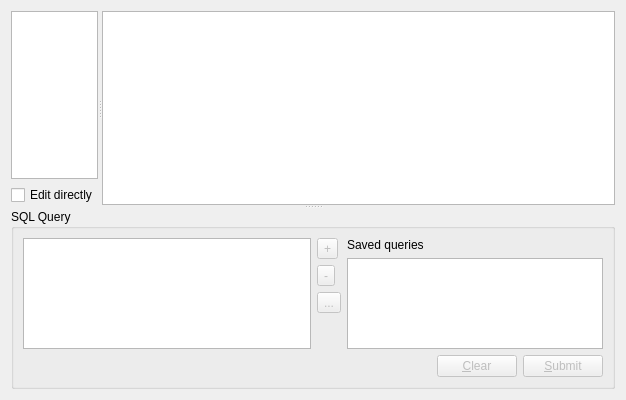
<?xml version="1.0" encoding="UTF-8"?>
<ui version="4.0">
 <class>Browser</class>
 <widget class="QWidget" name="Browser">
  <property name="geometry">
   <rect>
    <x>0</x>
    <y>0</y>
    <width>626</width>
    <height>400</height>
   </rect>
  </property>
  <property name="windowTitle">
   <string>SQL Browser</string>
  </property>
  <property name="windowIcon">
   <iconset resource="resources.qrc">
    <normaloff>:/Icons/icons/Database.png</normaloff>:/Icons/icons/Database.png</iconset>
  </property>
  <layout class="QGridLayout" name="gridLayout_3">
   <item row="0" column="0">
    <widget class="QSplitter" name="splitter_2">
     <property name="orientation">
      <enum>Qt::Vertical</enum>
     </property>
     <widget class="QSplitter" name="splitter">
      <property name="orientation">
       <enum>Qt::Horizontal</enum>
      </property>
      <widget class="QWidget" name="">
       <layout class="QVBoxLayout" name="verticalLayout">
        <item>
         <widget class="ConnectionWidget" name="connectionWidget">
          <property name="sizePolicy">
           <sizepolicy hsizetype="Ignored" vsizetype="Expanding">
            <horstretch>1</horstretch>
            <verstretch>0</verstretch>
           </sizepolicy>
          </property>
         </widget>
        </item>
        <item>
         <widget class="QCheckBox" name="edit_checkBox">
          <property name="text">
           <string>Edit directly</string>
          </property>
         </widget>
        </item>
       </layout>
      </widget>
      <widget class="QTableView" name="table">
       <property name="sizePolicy">
        <sizepolicy hsizetype="Expanding" vsizetype="Expanding">
         <horstretch>2</horstretch>
         <verstretch>0</verstretch>
        </sizepolicy>
       </property>
       <property name="contextMenuPolicy">
        <enum>Qt::ActionsContextMenu</enum>
       </property>
       <property name="selectionBehavior">
        <enum>QAbstractItemView::SelectRows</enum>
       </property>
      </widget>
     </widget>
     <widget class="QGroupBox" name="groupBox">
      <property name="sizePolicy">
       <sizepolicy hsizetype="Preferred" vsizetype="MinimumExpanding">
        <horstretch>0</horstretch>
        <verstretch>0</verstretch>
       </sizepolicy>
      </property>
      <property name="maximumSize">
       <size>
        <width>16777215</width>
        <height>180</height>
       </size>
      </property>
      <property name="title">
       <string>SQL Query</string>
      </property>
      <layout class="QGridLayout" name="gridLayout_2">
       <item row="0" column="0">
        <widget class="QTextEdit" name="sqlEdit">
         <property name="sizePolicy">
          <sizepolicy hsizetype="Expanding" vsizetype="MinimumExpanding">
           <horstretch>3</horstretch>
           <verstretch>0</verstretch>
          </sizepolicy>
         </property>
         <property name="minimumSize">
          <size>
           <width>0</width>
           <height>18</height>
          </size>
         </property>
         <property name="baseSize">
          <size>
           <width>0</width>
           <height>120</height>
          </size>
         </property>
        </widget>
       </item>
       <item row="0" column="1">
        <layout class="QGridLayout" name="gridLayout">
         <property name="sizeConstraint">
          <enum>QLayout::SetFixedSize</enum>
         </property>
         <item row="0" column="0" rowspan="2">
          <widget class="QToolButton" name="add_toolButton">
           <property name="enabled">
            <bool>false</bool>
           </property>
           <property name="text">
            <string>+</string>
           </property>
           <property name="icon">
            <iconset resource="resources.qrc">
             <normaloff>:/Icons/icons/Plus.png</normaloff>:/Icons/icons/Plus.png</iconset>
           </property>
          </widget>
         </item>
         <item row="0" column="1">
          <widget class="QLabel" name="label">
           <property name="text">
            <string>Saved queries</string>
           </property>
          </widget>
         </item>
         <item row="1" column="1" rowspan="4">
          <widget class="QListView" name="views_listView">
           <property name="sizePolicy">
            <sizepolicy hsizetype="Maximum" vsizetype="Expanding">
             <horstretch>0</horstretch>
             <verstretch>0</verstretch>
            </sizepolicy>
           </property>
          </widget>
         </item>
         <item row="2" column="0">
          <widget class="QToolButton" name="remove_toolButton">
           <property name="enabled">
            <bool>false</bool>
           </property>
           <property name="text">
            <string>-</string>
           </property>
           <property name="icon">
            <iconset resource="resources.qrc">
             <normaloff>:/Icons/icons/Minus.png</normaloff>:/Icons/icons/Minus.png</iconset>
           </property>
          </widget>
         </item>
         <item row="3" column="0">
          <widget class="QToolButton" name="start_toolButton">
           <property name="enabled">
            <bool>false</bool>
           </property>
           <property name="text">
            <string>...</string>
           </property>
           <property name="icon">
            <iconset resource="resources.qrc">
             <normaloff>:/Icons/icons/Start.png</normaloff>:/Icons/icons/Start.png</iconset>
           </property>
          </widget>
         </item>
         <item row="4" column="0">
          <spacer name="verticalSpacer">
           <property name="orientation">
            <enum>Qt::Vertical</enum>
           </property>
           <property name="sizeHint" stdset="0">
            <size>
             <width>20</width>
             <height>57</height>
            </size>
           </property>
          </spacer>
         </item>
        </layout>
       </item>
       <item row="1" column="0" colspan="2">
        <layout class="QHBoxLayout" name="horizontalLayout">
         <item>
          <spacer name="spacer">
           <property name="orientation">
            <enum>Qt::Horizontal</enum>
           </property>
           <property name="sizeHint" stdset="0">
            <size>
             <width>40</width>
             <height>20</height>
            </size>
           </property>
          </spacer>
         </item>
         <item>
          <widget class="QPushButton" name="clearButton">
           <property name="enabled">
            <bool>false</bool>
           </property>
           <property name="text">
            <string>&amp;Clear</string>
           </property>
          </widget>
         </item>
         <item>
          <widget class="QPushButton" name="submitButton">
           <property name="enabled">
            <bool>false</bool>
           </property>
           <property name="text">
            <string>&amp;Submit</string>
           </property>
          </widget>
         </item>
        </layout>
       </item>
      </layout>
      <zorder>views_listView</zorder>
      <zorder>sqlEdit</zorder>
      <zorder></zorder>
      <zorder>label</zorder>
     </widget>
    </widget>
   </item>
  </layout>
  <action name="insertRowAction">
   <property name="enabled">
    <bool>false</bool>
   </property>
   <property name="icon">
    <iconset resource="resources.qrc">
     <normaloff>:/Icons/icons/Plus.png</normaloff>:/Icons/icons/Plus.png</iconset>
   </property>
   <property name="text">
    <string>&amp;Insert Row</string>
   </property>
   <property name="statusTip">
    <string>Inserts a new Row</string>
   </property>
  </action>
  <action name="deleteRowAction">
   <property name="enabled">
    <bool>false</bool>
   </property>
   <property name="icon">
    <iconset resource="resources.qrc">
     <normaloff>:/Icons/icons/Cancel.png</normaloff>:/Icons/icons/Cancel.png</iconset>
   </property>
   <property name="text">
    <string>&amp;Delete Row</string>
   </property>
   <property name="statusTip">
    <string>Deletes the current Row</string>
   </property>
  </action>
  <action name="actionPrint">
   <property name="icon">
    <iconset resource="resources.qrc">
     <normaloff>:/Icons/icons/Printer.png</normaloff>:/Icons/icons/Printer.png</iconset>
   </property>
   <property name="text">
    <string>&amp;Print</string>
   </property>
   <property name="toolTip">
    <string>Print</string>
   </property>
   <property name="statusTip">
    <string>Print table content</string>
   </property>
  </action>
 </widget>
 <customwidgets>
  <customwidget>
   <class>ConnectionWidget</class>
   <extends>QTreeView</extends>
   <header>connectionwidget.h</header>
  </customwidget>
 </customwidgets>
 <tabstops>
  <tabstop>sqlEdit</tabstop>
  <tabstop>clearButton</tabstop>
  <tabstop>submitButton</tabstop>
  <tabstop>connectionWidget</tabstop>
  <tabstop>table</tabstop>
 </tabstops>
 <resources>
  <include location="resources.qrc"/>
 </resources>
 <connections/>
</ui>
